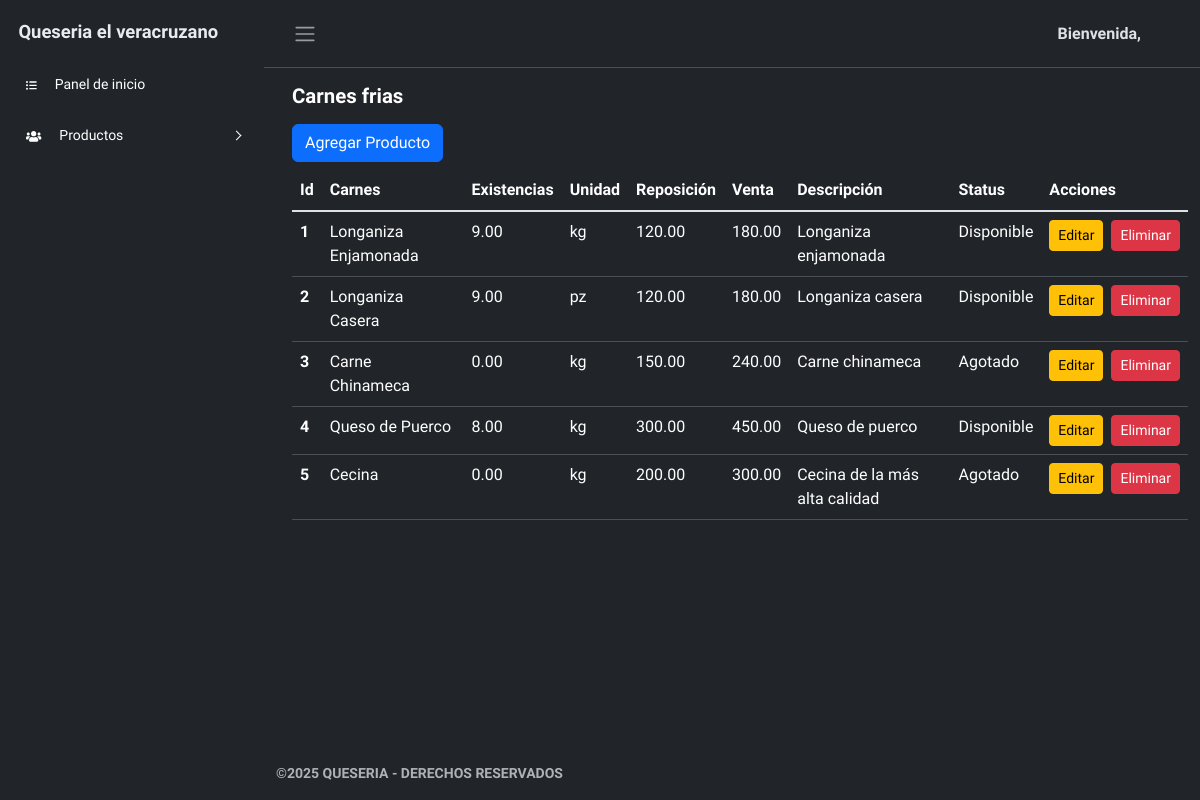
The page /productos/carnes_frias.php on the database its author committed.
### tables this page shows
CREATE TABLE `carnes_frias` (
  `id` int(11) NOT NULL,
  `tipo_producto` varchar(255) NOT NULL,
  `existencia` decimal(10,2) NOT NULL DEFAULT 0.00,
  `unidad` enum('pz','kg') NOT NULL,
  `reposicion` decimal(10,2) NOT NULL,
  `venta` decimal(10,2) NOT NULL,
  `descripcion` text DEFAULT NULL,
  `status` enum('Disponible','Agotado') GENERATED ALWAYS AS (case when `existencia` > 0 then 'Disponible' else 'Agotado' end) STORED
);

### productos/carnes_frias.php (the view, shortened to what this page needs)
<?php
require_once $_SERVER['DOCUMENT_ROOT'] . '/queseria/conexion.php';
?>
<!DOCTYPE html>
<html lang="en" data-bs-theme="dark">
<head>
    <link rel="stylesheet" href="../css/bootstrap.min.css">
    <link rel="stylesheet" href="../css/style-admin.css">
    <link rel="stylesheet" href="../assets/sweetalert2.min.css">
</head>
<body>
    <div class="wrapper">
        <?php include '../components/sidebar.php'; ?>
        <div class="main">
            <?php include '../components/navbar.php'; ?>
            <main class="content px-2 py-2">
                <div class="container-fluid mx-2">
                    <div>
                        <h4 class="fw-semibold py-2">Carnes frias</h6>
                    </div>
                    <button type="button" class="btn btn-primary" data-bs-toggle="modal" data-bs-target="#agregarProductoModal">
                        Agregar Producto
                    </button>
                    <div class="py-2">
                        <table class="table">
                            <thead>
                                <tr>
                                    <th scope="col">Id</th>
                                    <th scope="col">Carnes</th>
                                    <th scope="col">Existencias</th>
                                    <th scope="col">Unidad</th>
                                    <th scope="col">Reposición</th>
                                    <th scope="col">Venta</th>
                                    <th scope="col">Descripción</th>
                                    <th scope="col">Status</th>
                                    <th class="scope">Acciones</th>
                                </tr>
                            </thead>
                            <tbody class="table-group-divider">
                                <?php
                                $stmt = $pdo->query("SELECT * FROM carnes_frias");
                                if ($stmt->rowCount() > 0):
                                    while ($row = $stmt->fetch(PDO::FETCH_ASSOC)):
                                ?>
                                        <tr>
                                            <th scope="row"><?php echo $row['id']; ?></th>
                                            <td><?php echo $row['tipo_producto']; ?></td>
                                            <td><?php echo $row['existencia']; ?></td>
                                            <td><?php echo $row['unidad']; ?></td>
                                            <td><?php echo $row['reposicion']; ?></td>
                                            <td><?php echo $row['venta']; ?></td>
                                            <td><?php echo $row['descripcion']; ?></td>
                                            <td><?php echo $row['existencia'] > 0 ? 'Disponible' : 'Agotado'; ?></td>
                                            <td>
                                                <div class="d-flex gap-2">
                                                <button type="button" class="btn btn-warning btn-sm" onclick="cargarDatosProducto(<?php echo $row['id']; ?>, 'carnes_frias');">Editar</button>
                                                    <form onsubmit="event.preventDefault(); eliminarProducto(<?php echo $row['id']; ?>, 'carnes_frias');">
                                                        <button type="submit" class="btn btn-danger btn-sm">Eliminar</button>
                                                    </form>
                                                </div>
                                            </td>
                                        </tr>
                                    <?php
                                    endwhile;
                                else:
                                    ?>
                                    <tr>
                                        <td colspan="8">No hay productos registrados.</td>
                                    </tr>
                                <?php endif; ?>
                            </tbody>
                        </table>
                    </div>
            </main>
            <footer class="footer">
                <div class="container-fluid">
                    <div class="row text-muted">
                        <div class="col-6 text-start">
                            <p class="mb-2">
                                <a href="#" class="text-muted">
                                    <p class="fw-bold text-size">©2025 QUESERIA - DERECHOS RESERVADOS</p>
                                </a>
                            </p>
                        </div>
                    </div>
                </div>
            </footer>
        </div>
    </div>
</body>
</html>

### css/style-admin.css (style rules this page uses)
body { overflow-y: scroll; margin: 0; }
.text-size { font-size: 14px; }
a { cursor: pointer; text-decoration: none; }
h4 { font-size: 1.275rem; color: var(--bs-emphasis-color); }
.wrapper { align-items: stretch; display: flex; width: 100%; }
.main { display: flex; flex-direction: column; min-height: 100vh; min-width: 0; overflow: hidden; transition: all 0.35s ease-in-out; width: 100%; background: var(--bs-body-bg); }
.content { flex: 1; max-width: 100vw; width: 100vw; }
@media (min-width:768px) { .content { max-width: auto; width: auto; } }

### rows shown on the page
carnes_frias: id "1", tipo_producto "Longaniza Enjamonada", existencia "9.00", unidad "kg", reposicion "120.00", venta "180.00", descripcion "Longaniza enjamonada", shows "Disponible"
carnes_frias: id "2", tipo_producto "Longaniza Casera", existencia "9.00", unidad "pz", reposicion "120.00", venta "180.00", descripcion "Longaniza casera", shows "Disponible"
carnes_frias: id "3", tipo_producto "Carne Chinameca", existencia "0.00", unidad "kg", reposicion "150.00", venta "240.00", descripcion "Carne chinameca", shows "Agotado"
carnes_frias: id "4", tipo_producto "Queso de Puerco", existencia "8.00", unidad "kg", reposicion "300.00", venta "450.00", descripcion "Queso de puerco", shows "Disponible"
carnes_frias: id "5", tipo_producto "Cecina", existencia "0.00", unidad "kg", reposicion "200.00", venta "300.00", descripcion "Cecina de la más alta calidad", shows "Agotado"

### other values the page prints
$saludo "Bienvenida"
